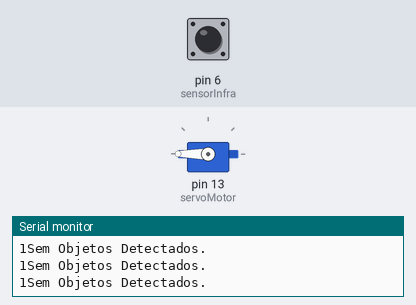
Bench run of a sketch on a simulated Arduino Uno, built with avr-gcc and run on an emulated ATmega328P. On the bench: servo, the last lines printed to the serial monitor. Inputs (shaded band) come from the test bench; at power-on: pin 6 (sensorInfra) HIGH.

Above: at 1.2 s.
1.3 s: pin 6 (sensorInfra) driven LOW
At 2.4 s:
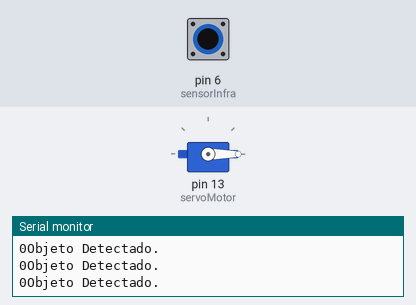
2.8 s: pin 6 (sensorInfra) driven HIGH
At 3.7 s:
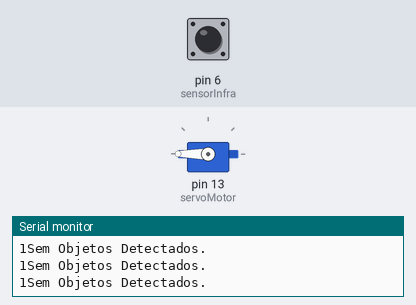
5.8 s: pin 6 (sensorInfra) pulsed LOW 2 times (0.12 s each, 0.3 s apart)
At 6.05 s:
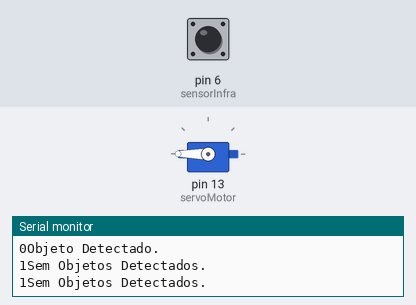
9.4 s: pin 6 (sensorInfra) pulsed LOW 5 times (0.12 s each, 0.3 s apart)
At 12.0 s:
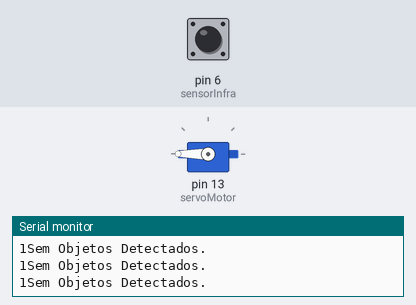
Timing chart, 0 to 13.5 s (numbered marks = the images above; inputs shaded):
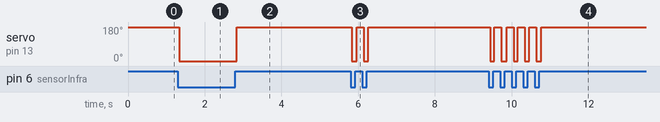

The sketch:

codigo.ino
```cpp
#include <Servo.h> // importando a biblioteca do servo motor

int sensorInfra = 6;
Servo servoMotor; // criando objeto Servo

void setup(){

  pinMode(sensorInfra, INPUT);
  servoMotor.attach(13); // associando meu objeto a porta 13
  Serial.begin(9600);

}

void loop() {

  int valorInfra = digitalRead(sensorInfra); // lendo o valor digital que o sensor retorna
  Serial.print(valorInfra); // imprimindo o valor do sensor no monitor serial

  if (valorInfra == LOW) { // quando o sensor detectar um objeto, ele vai retornar 0 ou seja LOW

    Serial.println("Objeto Detectado.");
    servoMotor.write(0); // movimenta o serco motor para 0 graus, ou seja, fecha a porta
  } else { // senao, ou seja, detectou algo envia 1

    Serial.println("Sem Objetos Detectados.");
    servoMotor.write(180); // movimenta o servo motor para 180 graus, ou seja, abre a porta
  }

}
```

Measured:
- after the input at 1.3 s, servo on pin 13 (servoMotor): 180° → 0° at once
- after the input at 2.8 s, servo on pin 13 (servoMotor): 0° → 180° at once
- after the input at 5.8 s, servo on pin 13 (servoMotor): alternates 180° for 0.18 s and 0° for 0.12 s, 4 changes in all, then stays 180°, starting at once
- after the input at 9.4 s, servo on pin 13 (servoMotor): alternates 180° for 0.18 s and 0° for 0.11 s, 10 changes in all, then stays 180°, starting at once
